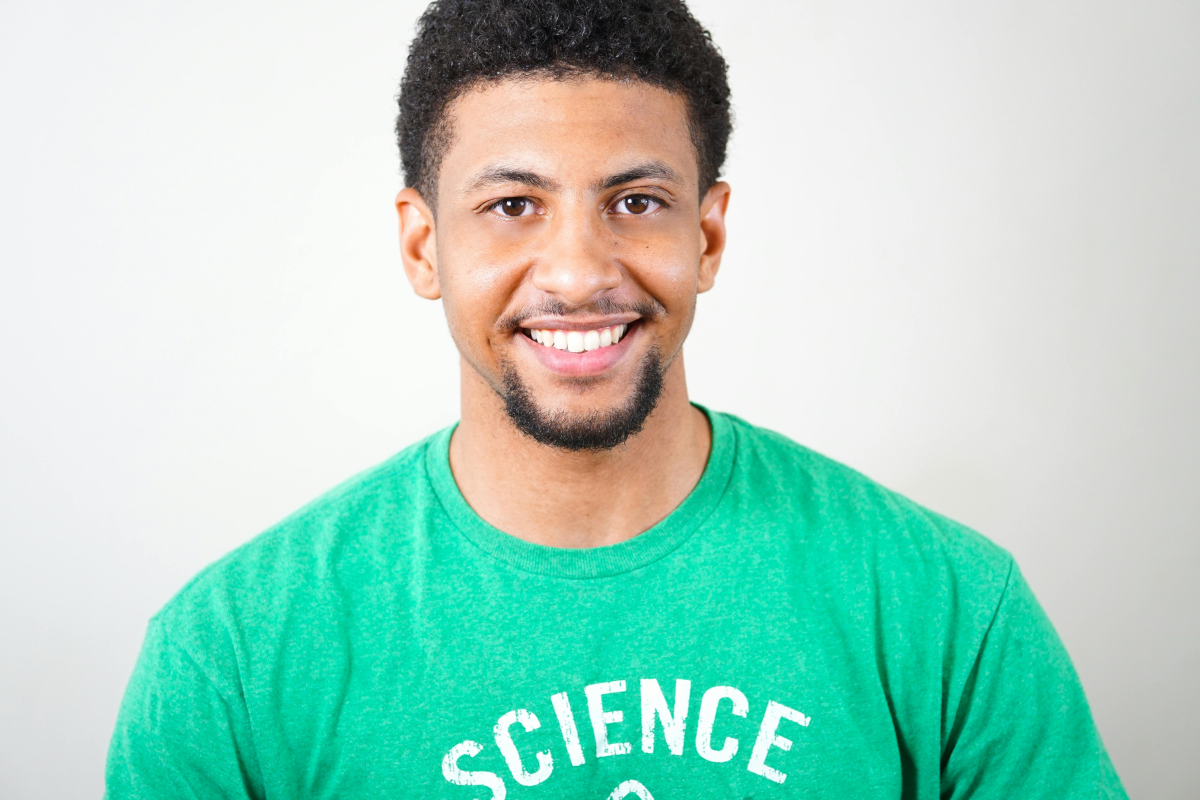
#> input picture faces/test 1.jpg, 6000 x 4000 px (shown at 1/5 size); its folder holds only this picture in this run
$ python main.py
#> lines starting #> are read from the running program, lines starting #| are printed output that depends on the picture
import cv2
import os


face_cascade = cv2.CascadeClassifier(cv2.data.haarcascades + 'haarcascade_frontalface_default.xml')
def predict_gender_age(face):

    gender = "Male"
    age = 25
    return gender, age

def detect_faces_and_predict_gender_age(image_path):
    # Load image
#> called with image_path = 'faces/test 1.jpg'
    image = cv2.imread(image_path)
#> image is the input picture: shape (4000, 6000, 3); mean B, G, R 198.2, 213.7, 166.6
    # Convert image to grayscale
    gray = cv2.cvtColor(image, cv2.COLOR_BGR2GRAY)
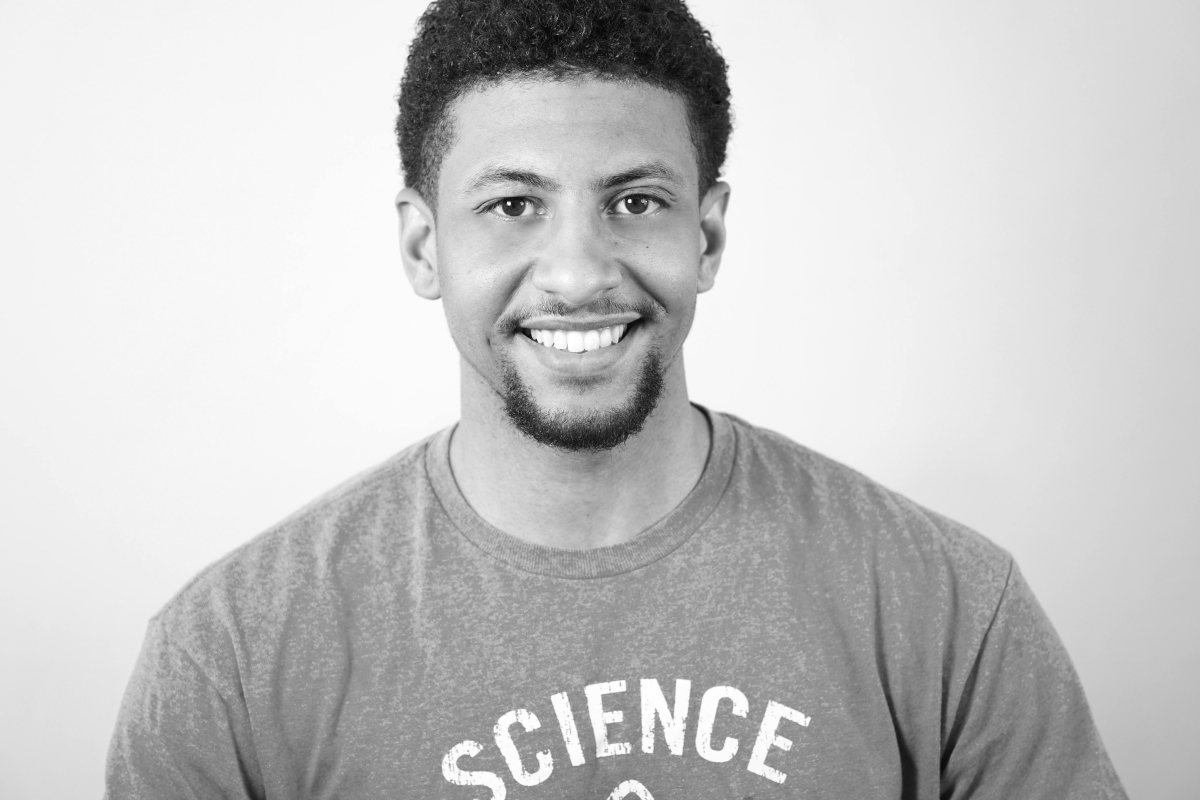
#> gray: shape (4000, 6000) (shown at 1/5 size); min 0, max 255, mean 197.8

    # Detect faces in the image
    faces = face_cascade.detectMultiScale(gray, scaleFactor=1.1, minNeighbors=5, minSize=(30, 30))
#> faces = [[4868, 3167, 55, 55], [610, 3741, 55, 55], [1285, 3853, 56, 56], [4798, 3341, 54, 54], [4650, 3917, 59, 59], [2142, 3220, 61, 61], [753, 3126, 80, 80], [4446, 3421, 73, 73], [1224, 3276, 107, 107], [1152, 2821, 119, 119], [1958, 295, 1849, 1849]]
    # Loop over each detected face
    for (x, y, w, h) in faces:
        face_roi = gray[y:y+h, x:x+w]

        # Predict gender and age for the face
        gender, age = predict_gender_age(face_roi)
        cv2.rectangle(image, (x, y), (x+w, y+h), (0, 255, 0), 2)

        # Display gender and age predictions
        cv2.putText(image, f'{gender}, {age}', (x, y-10), cv2.FONT_HERSHEY_SIMPLEX, 0.9, (0, 255, 0), 2)
#> this loop made 11 passes
#> pass 1, in detect_faces_and_predict_gender_age, `face_roi = gray[y:y+h, x:x+w]`:
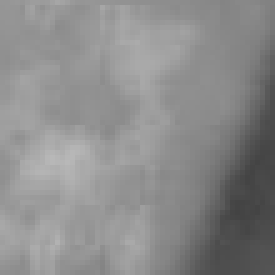
#> face_roi: shape (55, 55) (shown 5 times larger); min 67, max 184, mean 139.1
#> pass 2, in detect_faces_and_predict_gender_age, `face_roi = gray[y:y+h, x:x+w]`:
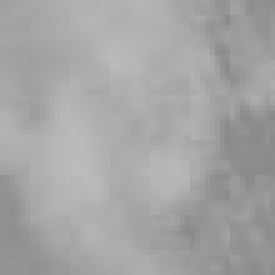
#> face_roi: shape (55, 55) (shown 5 times larger); min 137, max 187, mean 164.8
#> pass 3, in detect_faces_and_predict_gender_age, `face_roi = gray[y:y+h, x:x+w]`:
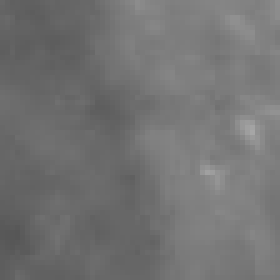
#> face_roi: shape (56, 56) (shown 5 times larger); min 86, max 166, mean 114.7
#> after the loop:
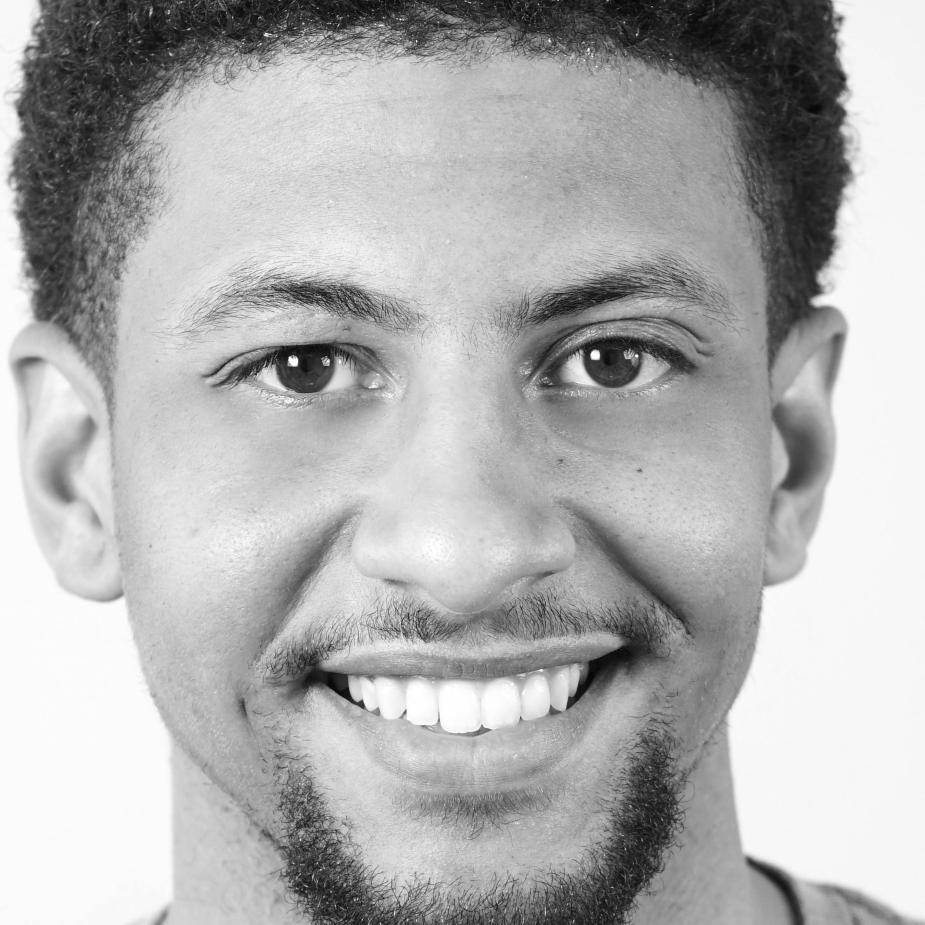
#> face_roi: shape (1849, 1849) (shown at 1/2 size); min 0, max 255, mean 176
    window_width = image.shape[1]
#> window_width = 6000
    window_height = image.shape[0]
#> window_height = 4000

    cv2.namedWindow('Face Detection', cv2.WINDOW_NORMAL)
    cv2.resizeWindow('Face Detection', window_width, window_height)
    cv2.imshow('Face Detection', image)
    cv2.waitKey(0)
    cv2.destroyAllWindows()
folder_path = 'faces'
image_files = [os.path.join(folder_path, file) for file in os.listdir(folder_path) if file.endswith(('.jpg', '.png', '.jpeg'))]
# Detect faces and predict gender and age for each image
for image_file in image_files:
    detect_faces_and_predict_gender_age(image_file)

$ run again, on faces/test 2.jpg
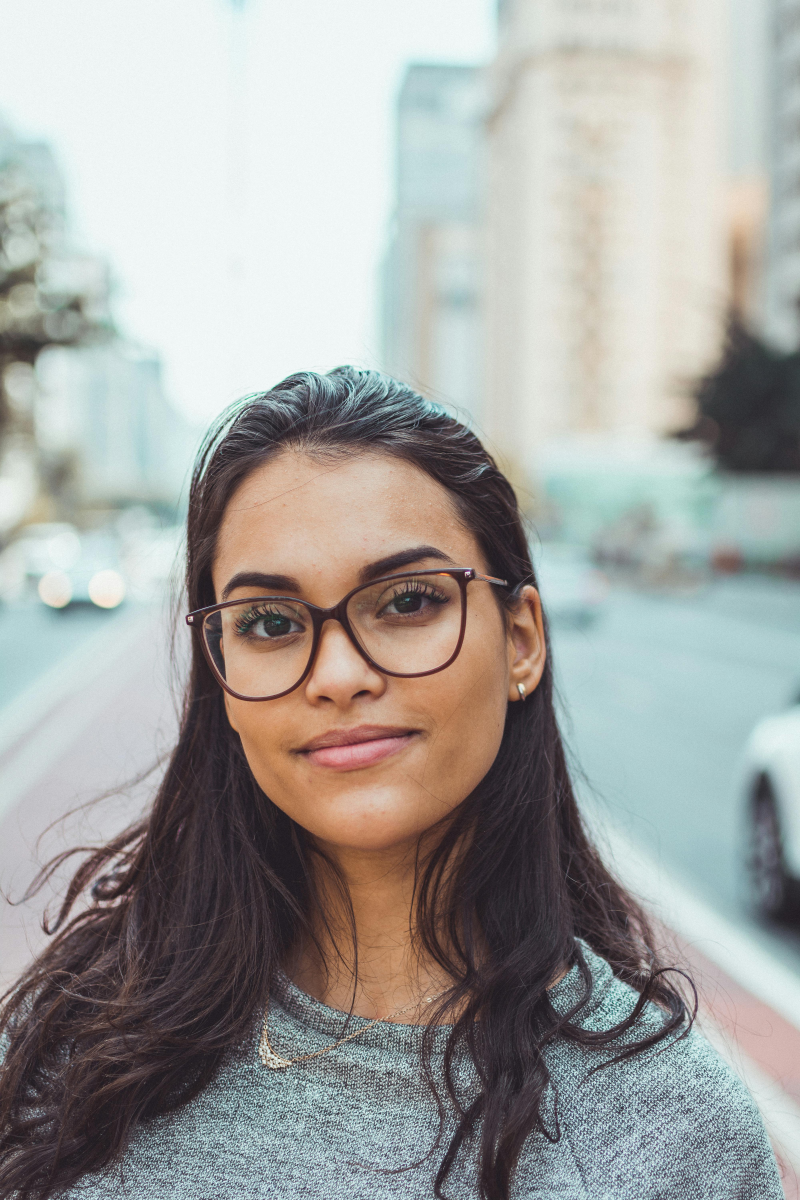
#> input picture faces/test 2.jpg, 4000 x 6000 px (shown at 1/5 size)
#> in detect_faces_and_predict_gender_age, image is the input picture: shape (6000, 4000, 3); mean B, G, R 160.1, 163.2, 163
#> in detect_faces_and_predict_gender_age, `gray = cv2.cvtColor(image, cv2.COLOR_BGR2GRAY)`:
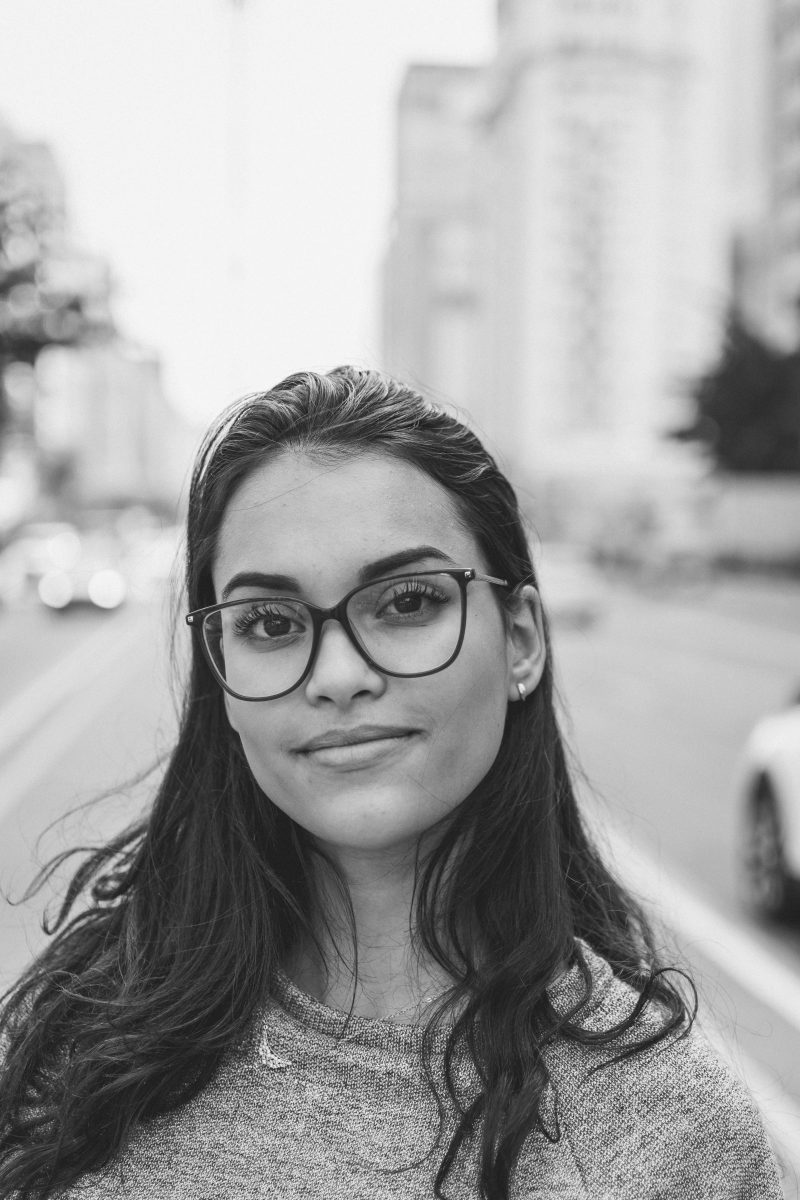
#> gray: shape (6000, 4000) (shown at 1/5 size); min 10, max 255, mean 162.8
#> faces = [[2046, 4597, 46, 46], [819, 2342, 1817, 1817]]
#> the loop in detect_faces_and_predict_gender_age, `for (x, y, w, h) in faces:` made 2 passes
#> (x, y, w, h, gender, age) on passes 1 to 2: (2046, 4597, 46, 46, 'Male', 25), (819, 2342, 1817, 1817, 'Male', 25)
#> pass 2, in detect_faces_and_predict_gender_age, `face_roi = gray[y:y+h, x:x+w]`:
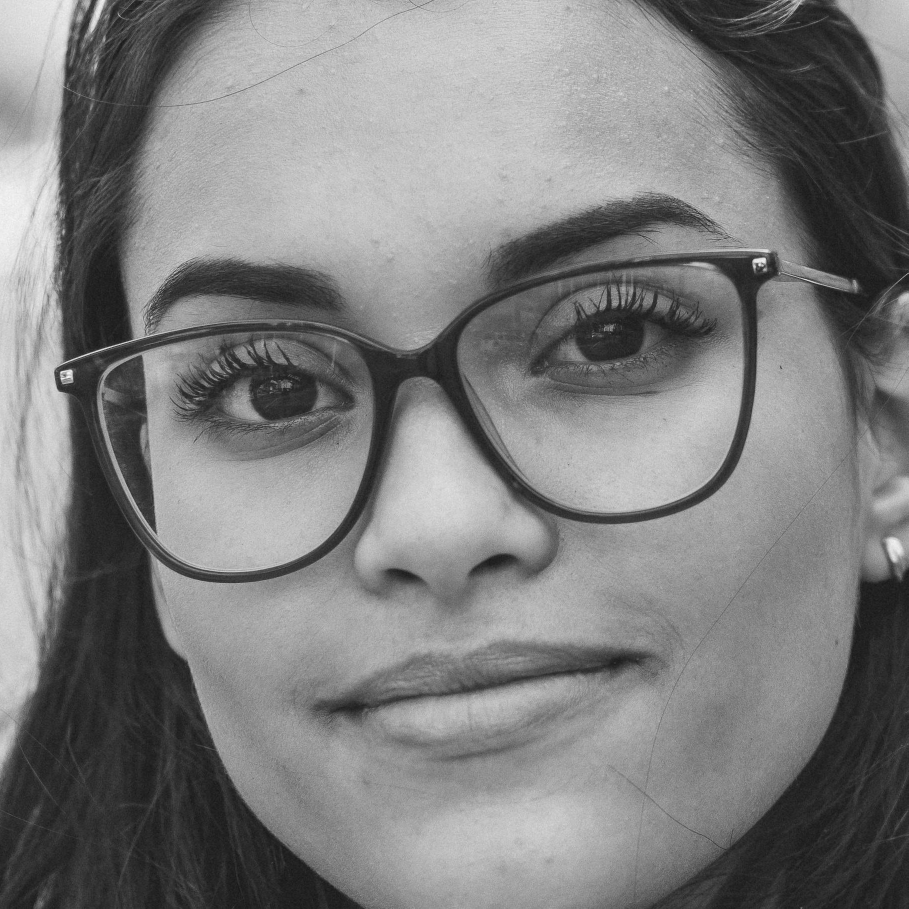
#> face_roi: shape (1817, 1817) (shown at 1/2 size); min 18, max 254, mean 125.6

$ run again, on faces/test 3.jpg
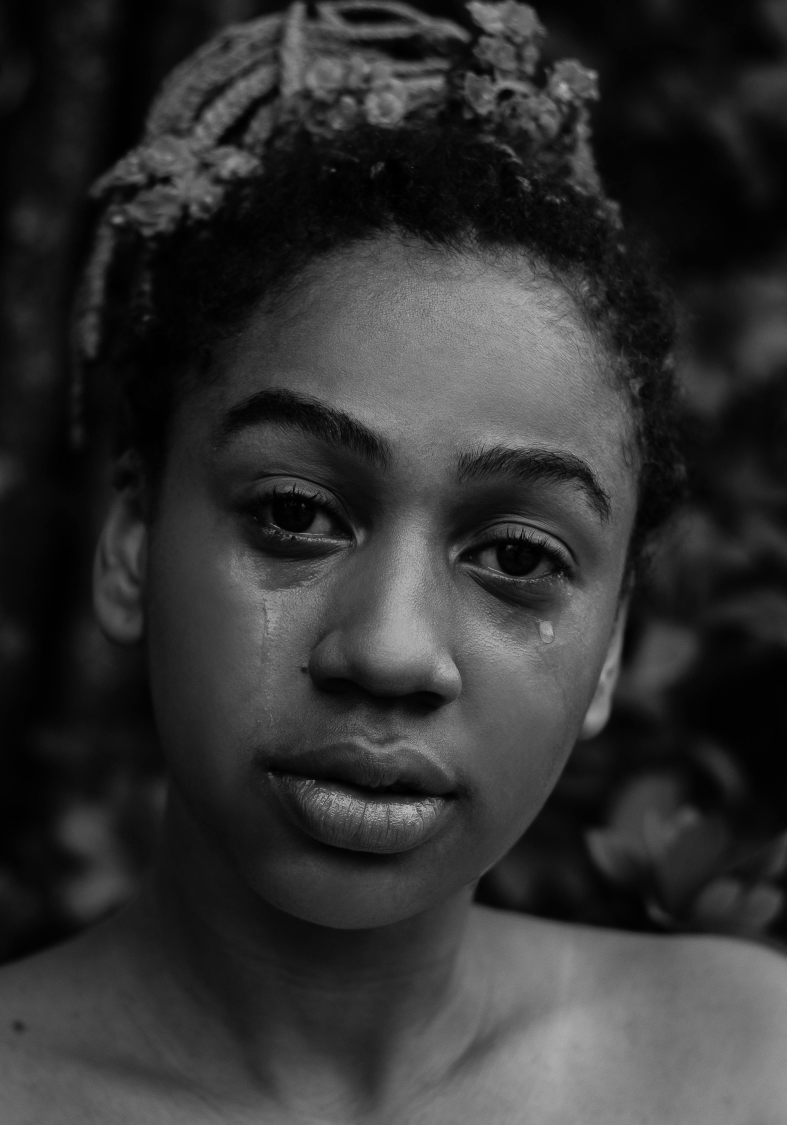
#> input picture faces/test 3.jpg, 3145 x 4500 px (shown at 1/4 size)
#> in detect_faces_and_predict_gender_age, image is the input picture: shape (4500, 3145, 3); min 0, max 247, mean 50.3
#> faces = [[1010, 442, 95, 95], [2290, 597, 101, 101], [352, 1112, 2500, 2500]]
#> the loop in detect_faces_and_predict_gender_age, `for (x, y, w, h) in faces:` made 3 passes
#> pass 1, in detect_faces_and_predict_gender_age, `face_roi = gray[y:y+h, x:x+w]`:
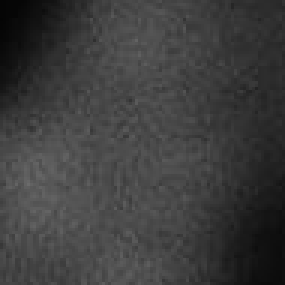
#> face_roi: shape (95, 95) (shown 3 times larger); min 4, max 107, mean 61.1
#> pass 3, in detect_faces_and_predict_gender_age, `face_roi = gray[y:y+h, x:x+w]`:
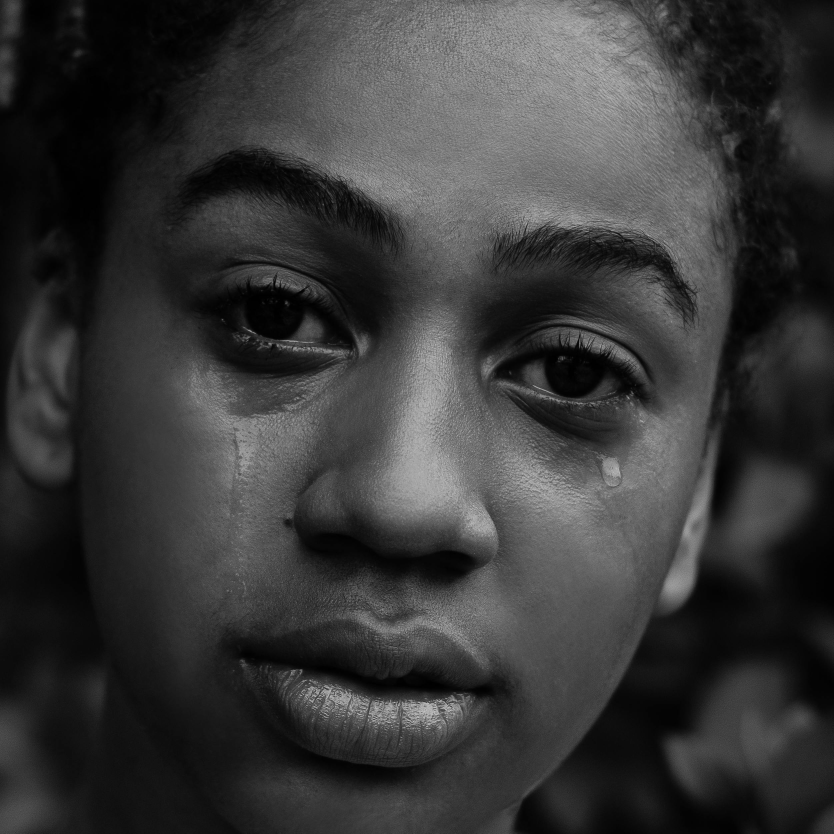
#> face_roi: shape (2500, 2500) (shown at 1/3 size); min 0, max 247, mean 56.1
